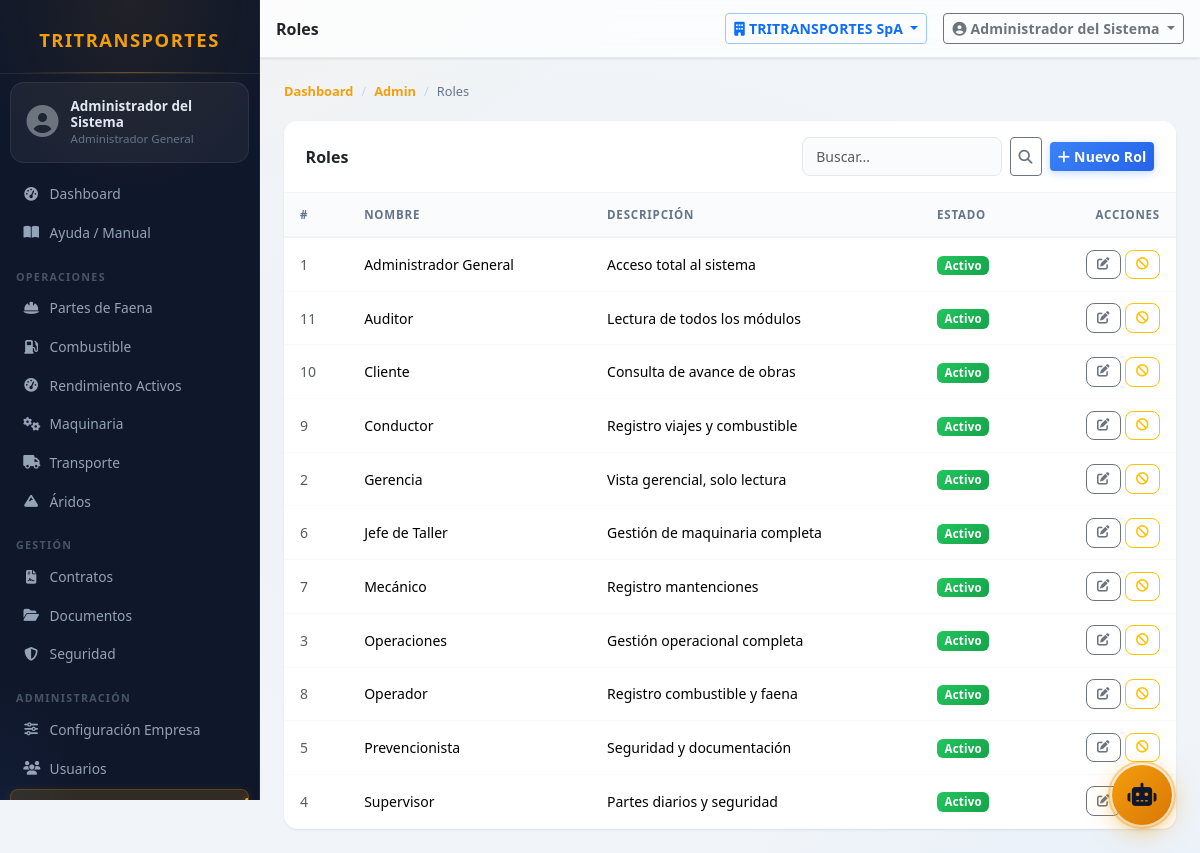
The page /modules/admin/roles.php (signed in) on the database its author committed.
### tables this page shows
CREATE TABLE IF NOT EXISTS roles (
    id          INT UNSIGNED AUTO_INCREMENT PRIMARY KEY,
    nombre      VARCHAR(80)  NOT NULL,
    descripcion VARCHAR(255),
    activo      TINYINT(1)   NOT NULL DEFAULT 1,
    created_at  DATETIME     NOT NULL DEFAULT CURRENT_TIMESTAMP,
    UNIQUE KEY uq_nombre (nombre)
);

### modules/admin/roles.php (called while the page is built, shortened)
<?php
$tabla           = 'roles';
$titulo          = 'Roles';
$singular        = 'Rol';
$ordenar_por     = 'nombre';
$campos_lista    = ['nombre', 'descripcion'];
$etiquetas_lista = ['Nombre', 'Descripción'];
require_once __DIR__ . '/maestros/_crud.php';

### core/Tenant.php (called while the page is built, shortened)
<?php
class Tenant
{
    private static bool $ocupado = false;
    private static ?array $tablasTenant = null;
    public static function tablasTenant(): array
    {
        if (self::$tablasTenant !== null) return self::$tablasTenant;
        $cache = ROOT . '/logs/.tenant_tablas.php';
        try {
            $filas = DB::all(
                "SELECT TABLE_NAME AS t FROM information_schema.COLUMNS
                 WHERE TABLE_SCHEMA = DATABASE() AND COLUMN_NAME = 'empresa_id'"
            );
            $lista = array_column($filas, 't');
        } catch (Throwable) {
            $lista = [];
        }
        return self::$tablasTenant = $lista;
    }
    public static function revisar(string $sql): ?string
    {
        $limpio = self::normalizar($sql);
        $verbo  = strtoupper(strtok(ltrim($limpio), " \t\n("));
        $tablas = self::tablasReferenciadas($limpio, $verbo);
        $sensibles = array_intersect($tablas, self::tablasTenant());
        if (!$sensibles) return null;
        return 'Consulta sobre ' . implode(', ', $sensibles) . ' sin filtro empresa_id';
    }
    public static function verificar(string $sql): void
    {
        $modo = defined('TENANT_MODO') ? TENANT_MODO : 'auditar';
        if ($modo === 'off' || self::$ocupado) return;
        self::$ocupado = true;
        try {
            $motivo = self::revisar($sql);
            if ($motivo === null) return;
        } finally {
            self::$ocupado = false;
        }
    }
    public static function normalizar(string $sql): string
    {
        $sql = preg_replace('/--[^\n]*/', ' ', $sql);
        $sql = preg_replace('/\/\*.*?\*\//s', ' ', $sql);
        return trim(preg_replace('/\s+/', ' ', $sql));
    }
    public static function tablasReferenciadas(string $sql, string $verbo): array
    {
        $tablas = [];
        $cte = [];
        if (preg_match_all('/\b([a-z_][a-z0-9_]*)\s+AS\s*\(/i', $sql, $m)) {
            $cte = array_map('strtolower', $m[1]);
        }
        $patrones = [
            '/\bFROM\s+`?([a-z_][a-z0-9_]*)`?/i',
            '/\bJOIN\s+`?([a-z_][a-z0-9_]*)`?/i',
            '/\bUPDATE\s+`?([a-z_][a-z0-9_]*)`?/i',
            '/\bINSERT\s+INTO\s+`?([a-z_][a-z0-9_]*)`?/i',
        ];
        foreach ($patrones as $p) {
            if (preg_match_all($p, $sql, $m)) {
                foreach ($m[1] as $t) {
                    $t = strtolower($t);
                    $tablas[] = $t;
                }
            }
        }
        return array_values(array_unique($tablas));
    }
}

### config/database.php (called while the page is built, shortened)
<?php
class DB {
    private static ?PDO $pdo = null;
    public static function conn(): PDO {
        if (self::$pdo === null) {
            $dsn = sprintf('mysql:host=%s;port=%s;dbname=%s;charset=%s', DB_HOST, DB_PORT, DB_NAME, DB_CHARSET);
            self::$pdo = new PDO($dsn, DB_USER, DB_PASS, [
                PDO::ATTR_ERRMODE            => PDO::ERRMODE_EXCEPTION,
                PDO::ATTR_DEFAULT_FETCH_MODE => PDO::FETCH_ASSOC,
                PDO::ATTR_EMULATE_PREPARES   => false,
            ]);
        }
        return self::$pdo;
    }
    public static function run(string $sql, array $p = []): PDOStatement {
        if (class_exists('Tenant')) {
            Tenant::verificar($sql);
        }
        $stmt = self::conn()->prepare($sql);
        $stmt->execute($p);
        return $stmt;
    }
    public static function all(string $sql, array $p = []): array {
        return self::run($sql, $p)->fetchAll();
    }
    public static function count(string $sql, array $p = []): int {
        return (int) self::run($sql, $p)->fetchColumn();
    }
}

### modules/admin/maestros/_crud.php (the view, shortened to what this page needs)
<?php
require_once dirname(__DIR__, 3) . '/bootstrap.php';
$tiene_activo   = $tiene_activo ?? true;
$ordenar_por    = $ordenar_por ?? 'id';
$action = get('action', 'list');
if ($action === 'list') {
    $search  = get('q');
    $page    = getInt('page', 1);
    $whereC  = [];
    $params  = [];
    $where = $whereC ? 'WHERE ' . implode(' AND ', $whereC) : '';
    $joinForCount = !empty($list_joins) ? $list_joins : '';
    $total = DB::count("SELECT COUNT(*) FROM {$tabla} t {$joinForCount} {$where}", $params);
    $pag   = paginate($total, $page);
    $cols = 't.*';
    $joins = '';
    $rows = DB::all(
        "SELECT {$cols} FROM {$tabla} t {$joins} {$where} ORDER BY t.{$ordenar_por} LIMIT {$pag['limit']} OFFSET {$pag['offset']}",
        $params
    );
}
include ROOT . '/includes/header.php';
?>
<nav aria-label="breadcrumb"><ol class="breadcrumb">
    <li class="breadcrumb-item"><a href="<?= APP_URL ?>/modules/dashboard/">Dashboard</a></li>
    <li class="breadcrumb-item"><a href="<?= APP_URL ?>/modules/admin/">Admin</a></li>
    <li class="breadcrumb-item active"><?= h($titulo) ?></li>
</ol></nav>
<?php if ($action === 'list'): ?>
<div class="card table-card">
    <div class="card-header d-flex flex-wrap align-items-center gap-2">
        <strong class="me-auto"><?= h($titulo) ?></strong>
        <form class="d-flex gap-2" method="GET">
            <input type="text" name="q" class="form-control form-control-sm" style="width:200px"
                   placeholder="Buscar..." value="<?= h($search) ?>">
            <button class="btn btn-sm btn-outline-secondary">
                <i class="fas fa-search"></i>
            </button>
        </form>
        <a href="?action=create" class="btn btn-sm btn-primary">
            <i class="fas fa-plus me-1"></i>Nuevo <?= h($singular) ?>
        </a>
    </div>
    <div class="table-responsive">
        <table class="table table-hover mb-0">
            <thead>
                <tr>
                    <th>#</th>
                    <?php foreach ($etiquetas_lista as $et): ?>
                        <th><?= h($et) ?></th>
                    <?php endforeach; ?>
                    <?php if ($tiene_activo): ?><th>Estado</th><?php endif; ?>
                    <th class="text-end">Acciones</th>
                </tr>
            </thead>
            <tbody>
            <?php foreach ($rows as $r): ?>
                <tr>
                    <td class="text-muted small"><?= (int)$r['id'] ?></td>
                    <?php foreach ($campos_lista as $col): ?>
                        <td><?= h((string)($r[$col] ?? '')) ?></td>
                    <?php endforeach; ?>
                    <?php if ($tiene_activo): ?>
                        <td><?= badgeActivo((int)$r['activo']) ?></td>
                    <?php endif; ?>
                    <td class="text-end">
                        <a href="?action=edit&id=<?= $r['id'] ?>" class="btn btn-sm btn-outline-secondary btn-action" title="Editar">
                            <i class="fas fa-edit"></i>
                        </a>
                        <?php if ($tiene_activo): ?>
                        <form method="POST" class="d-inline">
                            <button type="submit" class="btn btn-sm <?= $r['activo'] ? 'btn-outline-warning' : 'btn-outline-success' ?> btn-action"
                                    data-confirm="<?= $r['activo'] ? '¿Desactivar este registro?' : '¿Activar este registro?' ?>"
                                    title="<?= $r['activo'] ? 'Desactivar' : 'Activar' ?>">
                                <i class="fas fa-<?= $r['activo'] ? 'ban' : 'check' ?>"></i>
                            </button>
                        </form>
                        <?php endif; ?>
                    </td>
                </tr>
            <?php endforeach; ?>
            </tbody>
        </table>
    </div>
</div>
<?php endif; ?>
<?php include ROOT . '/includes/footer.php'; ?>

### core/Helpers.php (shortened to what this page needs)
<?php
function h(mixed $s): string {
    return htmlspecialchars((string)$s, ENT_QUOTES | ENT_HTML5, 'UTF-8');
}
function get(string $key, string $default = ''): string {
    return isset($_GET[$key]) ? trim((string)$_GET[$key]) : $default;
}
function getInt(string $key, int $default = 0): int {
    return isset($_GET[$key]) ? (int)$_GET[$key] : $default;
}
function paginate(int $total, int $page, int $limit = RECORDS_PER_PAGE): array {
    $pages  = (int)ceil($total / $limit);
    $page   = max(1, min($page, $pages ?: 1));
    $offset = ($page - 1) * $limit;
    return compact('total', 'pages', 'page', 'limit', 'offset');
}
function badgeActivo(int $activo): string {
    return $activo
        ? '<span class="badge bg-success">Activo</span>'
        : '<span class="badge bg-secondary">Inactivo</span>';
}

### assets/css/app.css (style rules this page uses)
:root { --sidebar-width: 260px; --navbar-height: 58px; --brand-navy: #0f172a; --brand-navy-2: #1e293b; --brand-navy-3: #334155; --brand-amber: #f59e0b; --brand-amber-2: #d97706; --brand-amber-glow: rgba(245,158,11,0.35); --bg-base: #f1f5f9; --bg-surface: #ffffff; --bg-glass: rgba(255,255,255,0.72); --bg-glass-dark: rgba(15,23,42,0.82); --text-primary: #0f172a; --text-secondary: #64748b; --text-muted: #94a3b8; --shadow-sm: 0 1px 3px rgba(0,0,0,0.06), 0 1px 2px rgba(0,0,0,0.04); --shadow-md: 0 4px 16px rgba(0,0,0,0.08), 0 2px 6px rgba(0,0,0,0.05); --shadow-lg: 0 12px 40px rgba(0,0,0,0.14), 0 4px 12px rgba(0,0,0,0.07); --shadow-xl: 0 24px 60px rgba(0,0,0,0.18), 0 8px 24px rgba(0,0,0,0.10); --glow-blue: 0 8px 24px rgba(59,130,246,0.28); --glow-green: 0 8px 24px rgba(34,197,94,0.28); --glow-amber: 0 8px 24px rgba(245,158,11,0.32); --glow-red: 0 8px 24px rgba(239,68,68,0.28); --glow-purple: 0 8px 24px rgba(168,85,247,0.28); --glow-cyan: 0 8px 24px rgba(6,182,212,0.28); --radius-sm: 8px; --radius-md: 14px; --radius-lg: 20px; --radius-xl: 28px; --ease-smooth: cubic-bezier(0.4, 0, 0.2, 1); --ease-bounce: cubic-bezier(0.34, 1.56, 0.64, 1); --t-fast: 0.15s; --t-mid: 0.25s; --t-slow: 0.4s; }
*, *::before, *::after { box-sizing: border-box; }
body { font-family: 'Segoe UI', system-ui, -apple-system, sans-serif; background-color: var(--bg-base); background-image: radial-gradient(ellipse 80% 60% at 10% -10%, rgba(245,158,11,0.06) 0%, transparent 60%), radial-gradient(ellipse 60% 50% at 90% 110%, rgba(59,130,246,0.05) 0%, transparent 55%), radial-gradient(ellipse 70% 70% at 50% 50%, rgba(15,23,42,0.02) 0%, transparent 70%); background-attachment: fixed; color: var(--text-primary); min-height: 100vh; }
.table-card { border: none !important; border-radius: var(--radius-lg) !important; background: var(--bg-surface); box-shadow: var(--shadow-sm); overflow: hidden; }
.table-card .card-header { background: var(--bg-surface); border-bottom: 1px solid #f1f5f9; padding: 1rem 1.35rem; font-weight: 700; }
.table { --bs-table-striped-bg: #f8fafc; }
.table th { font-size: 0.72rem; font-weight: 800; text-transform: uppercase; letter-spacing: 0.07em; color: var(--text-secondary); border-bottom: 2px solid #f1f5f9 !important; padding: 0.8rem 1rem; white-space: nowrap; background: #fafbfc; }
.table td { padding: 0.72rem 1rem; vertical-align: middle; font-size: 0.875rem; border-bottom: 1px solid #f8fafc; }
.table-hover tbody tr { transition: background var(--t-fast), transform var(--t-fast); }
.form-control, .form-select { border-radius: var(--radius-sm) !important; font-size: 0.875rem; border: 1.5px solid #e2e8f0; padding: 0.5rem 0.85rem; transition: all var(--t-fast) var(--ease-smooth); background: #fafbfc; }
.btn { font-weight: 600; letter-spacing: 0.01em; transition: all var(--t-fast) var(--ease-bounce); position: relative; overflow: hidden; }
.btn-primary::before, .btn-warning::before { content: ''; position: absolute; top: -50%; left: -60%; width: 30%; height: 200%; background: rgba(255,255,255,0.25); transform: skewX(-20deg); transition: left 0.45s var(--ease-smooth); }
.btn-primary { background: linear-gradient(135deg, #3b82f6 0%, #2563eb 100%); border: none; box-shadow: 0 2px 8px rgba(59,130,246,0.3); }
.btn-action { padding: 0.28rem 0.65rem; font-size: 0.78rem; border-radius: var(--radius-sm); }
.badge { font-weight: 700; font-size: 0.72rem; padding: 0.35em 0.65em; border-radius: 6px; letter-spacing: 0.02em; }
.badge.bg-success { background: linear-gradient(135deg, #22c55e, #16a34a) !important; }
.breadcrumb { font-size: 0.8rem; margin-bottom: 1.25rem; background: none; padding: 0; }
.breadcrumb-item + .breadcrumb-item::before { color: #cbd5e1; }
.breadcrumb-item a { color: var(--brand-amber); text-decoration: none; font-weight: 600; }
.breadcrumb-item.active { color: var(--text-secondary); }
.card { border-radius: var(--radius-md) !important; transition: box-shadow var(--t-fast); }
html, body { max-width: 100%; overflow-x: hidden; }

### rows shown on the page
roles: id "1", nombre "Administrador General", descripcion "Acceso total al sistema", activo "Activo"
roles: id "11", nombre "Auditor", descripcion "Lectura de todos los módulos", activo "Activo"
roles: id "10", nombre "Cliente", descripcion "Consulta de avance de obras", activo "Activo"
roles: id "9", nombre "Conductor", descripcion "Registro viajes y combustible", activo "Activo"
roles: id "2", nombre "Gerencia", descripcion "Vista gerencial, solo lectura", activo "Activo"
roles: id "6", nombre "Jefe de Taller", descripcion "Gestión de maquinaria completa", activo "Activo"
roles: id "7", nombre "Mecánico", descripcion "Registro mantenciones", activo "Activo"
roles: id "3", nombre "Operaciones", descripcion "Gestión operacional completa", activo "Activo"
roles: id "8", nombre "Operador", descripcion "Registro combustible y faena", activo "Activo"
roles: id "5", nombre "Prevencionista", descripcion "Seguridad y documentación", activo "Activo"
roles: id "4", nombre "Supervisor", descripcion "Partes diarios y seguridad", activo "Activo"

### other values the page prints
Auth::user()['nombre'] "Administrador del Sistema"
Auth::rolNombre() "Administrador General"
$label "Dashboard Ayuda / Manual Partes de Faena Combustible Rendimiento Activos Maquinaria Transporte Áridos Contratos Documentos Seguridad Configuración Empresa Usuarios"
$label "OPERACIONES GESTIÓN ADMINISTRACIÓN"
$pageTitle "Roles"
$empActiva "TRITRANSPORTES SpA"
$titulo "Roles"
$singular "Rol"
$et "NOMBRE"
$et "DESCRIPCIÓN"
